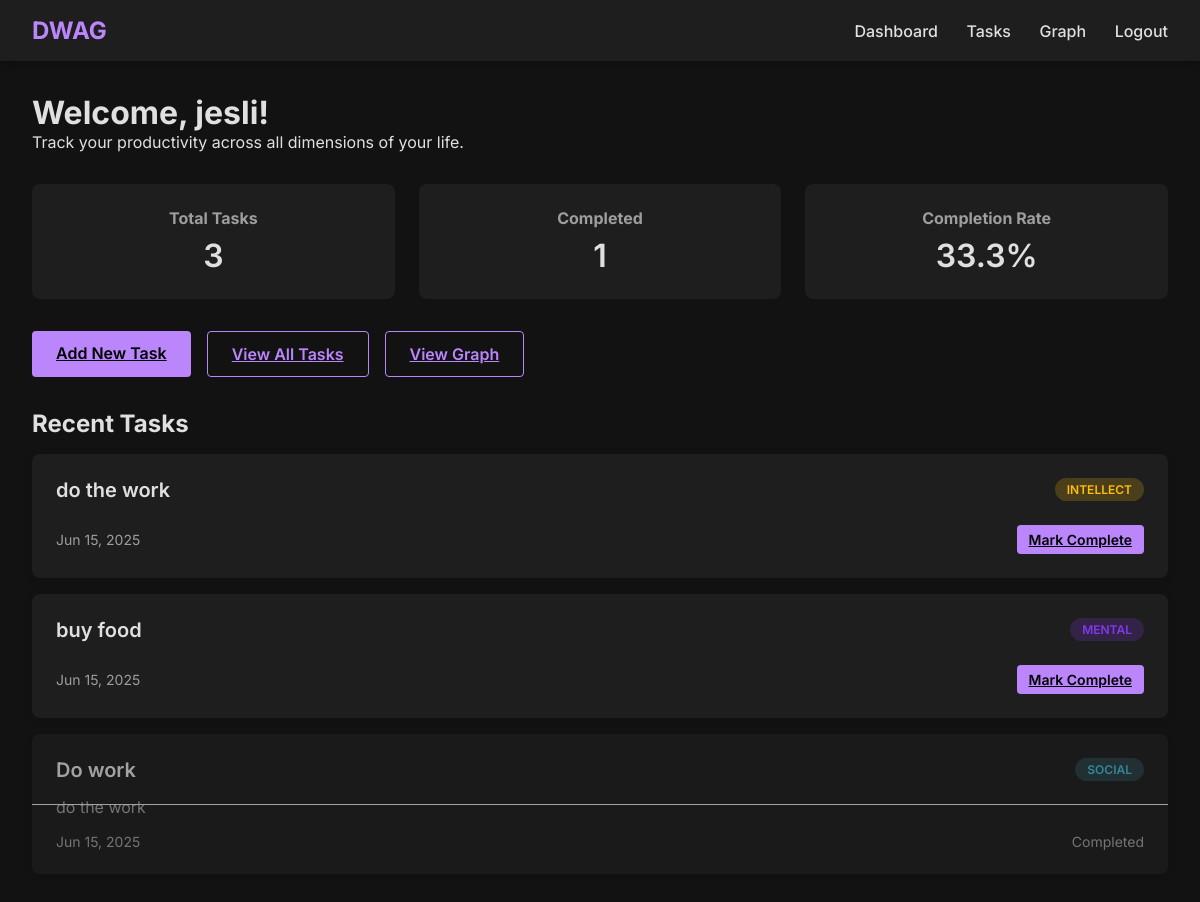
Page /dashboard (signed in) on the earlier database version.
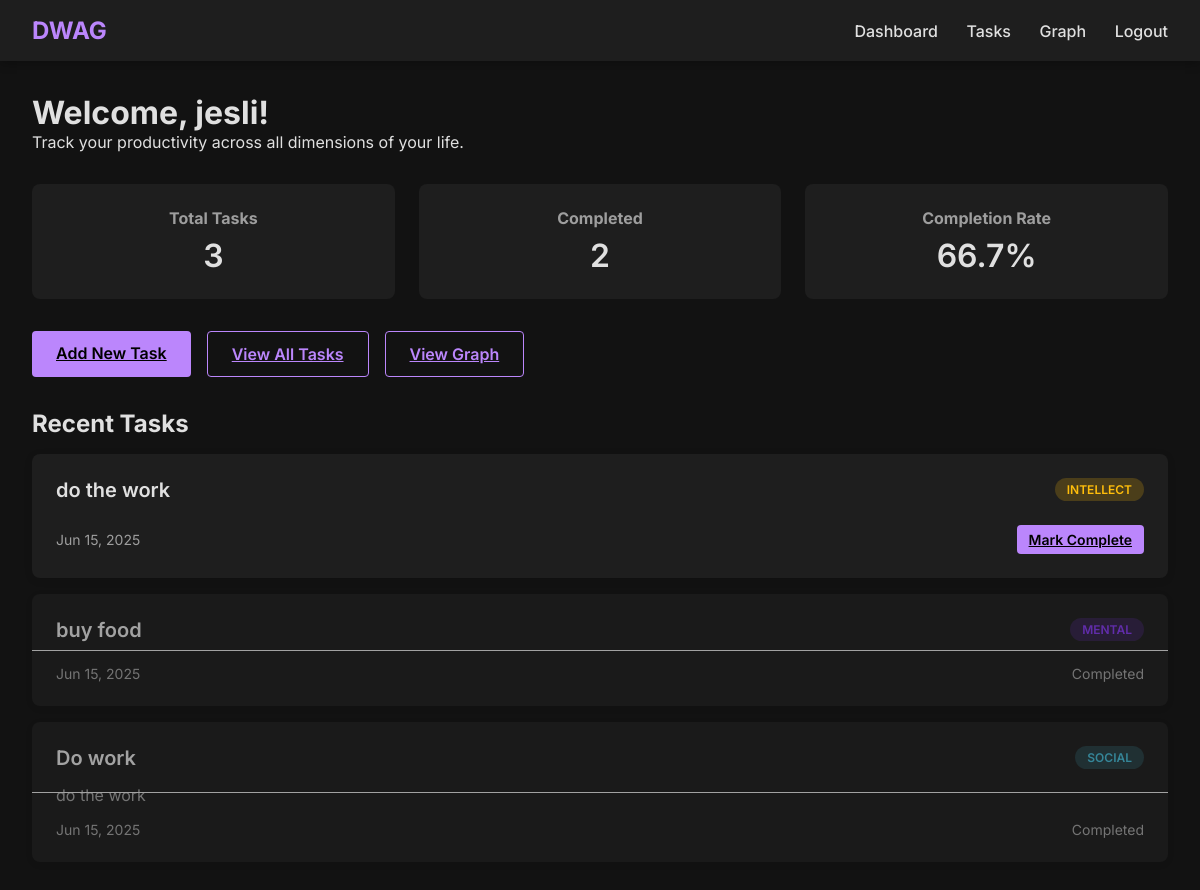
Same page on the later database version.
### app.py (models this page shows)
class Task(db.Model):
    id = db.Column(db.Integer, primary_key=True)
    title = db.Column(db.String(100), nullable=False)
    description = db.Column(db.Text)
    category = db.Column(db.String(50), nullable=False)
    completed = db.Column(db.Boolean, default=False)
    date_created = db.Column(db.DateTime, default=datetime.utcnow)
    user_id = db.Column(db.Integer, db.ForeignKey('user.id'), nullable=False)

### app.py (the view)
@app.route('/dashboard')
def dashboard():
    if 'user_id' not in session:
        return redirect(url_for('login'))
    user = User.query.get(session['user_id'])
    return render_template('dashboard.html', user=user)

### templates/dashboard.html (shortened to what this page needs)
{% extends "base.html" %}
{% block content %}
<div class="dashboard-header">
    <h1>Welcome, {{ user.username }}!</h1>
    <p>Track your productivity across all dimensions of your life.</p>
</div>
<div class="dashboard-stats">
    <div class="stat-card">
        <h3>Total Tasks</h3>
        <p>{{ user.tasks|length }}</p>
    </div>
    <div class="stat-card">
        <h3>Completed</h3>
        <p>{{ user.tasks|selectattr('completed')|list|length }}</p>
    </div>
    <div class="stat-card">
        <h3>Completion Rate</h3>
        <p>
            {% if user.tasks|length > 0 %}
                {{ (user.tasks|selectattr('completed')|list|length / user.tasks|length * 100)|round(1) }}%
            {% else %}
                0%
            {% endif %}
        </p>
    </div>
</div>
<div class="dashboard-actions">
    <a href="{{ url_for('add_task') }}" class="btn btn-primary">Add New Task</a>
    <a href="{{ url_for('view_tasks') }}" class="btn btn-secondary">View All Tasks</a>
    <a href="{{ url_for('graph') }}" class="btn btn-tertiary">View Graph</a>
</div>
<div class="recent-tasks">
    <h2>Recent Tasks</h2>
    {% if user.tasks[-3:] %}
        {% for task in user.tasks[-3:]|reverse %}
            <div class="task-card {% if task.completed %}completed{% endif %}">
                <div class="task-title">
                    <span>{{ task.title }}</span>
                    <span class="task-category category-{{ task.category.lower() }}">{{ task.category }}</span>
                </div>
                <p class="task-description">{{ task.description }}</p>
                <div class="task-footer">
                    <span>{{ task.date_created.strftime('%b %d, %Y') }}</span>
                    {% if not task.completed %}
                        <a href="{{ url_for('complete_task', task_id=task.id) }}" class="btn btn-small">Mark Complete</a>
                    {% else %}
                        <span>Completed</span>
                    {% endif %}
                </div>
            </div>
        {% endfor %}
    {% else %}
        <p>No tasks yet. <a href="{{ url_for('add_task') }}">Add your first task</a> to get started!</p>
    {% endif %}
</div>
{% endblock %}

Differences in the rows shown:
changed Task "buy food": completed "Mark Complete" → "Completed"
Other differences:
{{ user.tasks|selectattr('completed')|list|length }}: "1" → "2"
text no longer shown: "33.3"
text now shown: "66.7"
